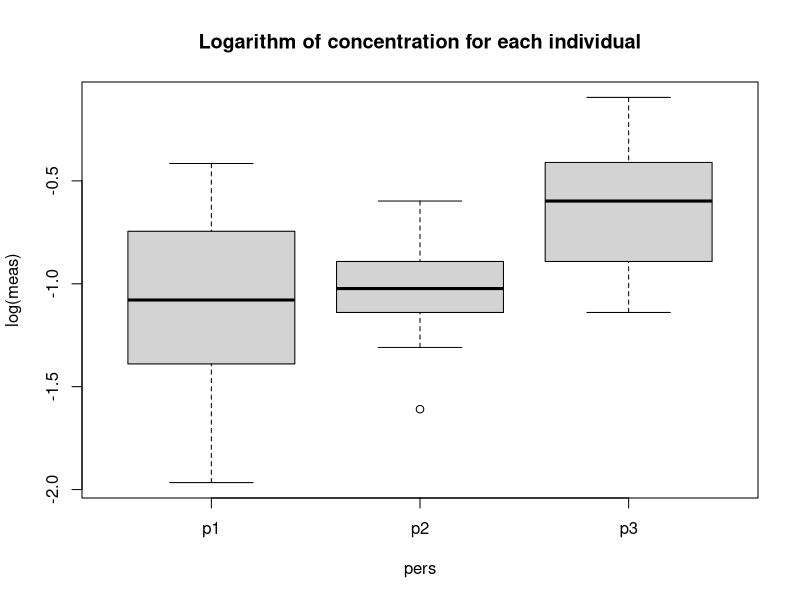

R code for this plot:
library(tidyverse)
#Reading in the data
bilirubin <- read.table("ex3-additional-files/bilirubin.txt",header=T)

#Splitting up the set wrt person
p1_bil <- filter(bilirubin, pers=="p1")
p2_bil <- filter(bilirubin, pers=="p2")
p3_bil <- filter(bilirubin, pers=="p3")

#Making a boxplot
boxplot(log(meas)~pers, data = bilirubin )
title("Logarithm of concentration for each individual")
# boxplot(log(meas)~pers, data = bilirubin, ylab = "Log of concentration",
# title("Logarithm of concentration for each individual") )

p <- ggplot(bilirubin, aes(x=pers, y=log(meas))) + 
  geom_boxplot() +
  labs(x = "Individual", y = "Log of concentration (mg/dL)") + 
  ylim(-2,0)+
  theme_bw()
#title = "Logarithm of concentration for each individual"
  

# F-test ------------------------------------------------------------------

# Fitting a linear model
linear_model <- lm(log(meas)~pers,data=bilirubin)
summary(linear_model)

#Extracting the F-statistic
Fval <- summary(linear_model)$fstatistic[1]

#Computing the p-value
pvalue <- 1 - pf(Fval,2,26)   

# Permutation function ----------------------------------------------------

permTest <- function(){
  
  #Reading in the data
  bilirubin <- read.table("ex3-additional-files/bilirubin.txt",header=T)
  meas <- bilirubin$meas
  pers <- bilirubin$pers
  
  #Permuting the data by sampling without replacement
  perm_meas <- sample(meas)
  perm_bilirubin <- data.frame(perm_meas,pers)
  
  #Fitting a linear model to the permuted data
  linear_model <- lm(log(perm_meas)~pers,data=perm_bilirubin)

  #Extracting and returning the F-statistic
  Fval <- summary(linear_model)$fstatistic[1]
  return(Fval)
}

Fs = vector(length = 1000)
Fs[1] = Fval
for (i in (2:1000)) {
  Fs[i] <- permTest()
}

pval <- sum(Fs>=Fval)/1000
pval

p2 <- ggplot(data=data_frame(Fs), aes(Fs)) + 
  geom_histogram(data=subset(data_frame(Fs),Fs<= Fval), bins = 30)+
  geom_histogram(data=subset(data_frame(Fs),Fs>Fval),fill ="red", bins = 30) +
  xlim(0,7.5) +
  labs(x = "F statistic", y = "Count") + 
  theme_bw()

# p2 <- ggplot(data=subset(data_frame(Fs),, aes(Fs)) + 
#                geom_histogram(bins = 20)+
#                xlim(0,7.5) +
#                geom_vline(xintercept = Fval, color="blue") +
#                theme_bw()
#              
# p2 <- ggplot(data=data_frame(Fs), aes(Fs)) + 
#   geom_density()+
#   theme_bw()


